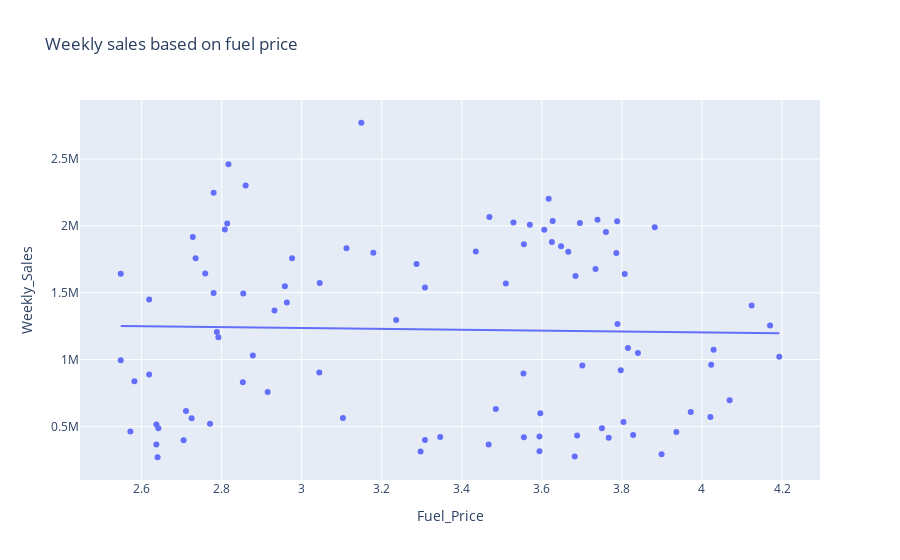

The cell this chart's notebook holds for it:
### Code cell
# Create a scatter graph: impact of fuel prices on weekly sales
fig = px.scatter(df, x='Fuel_Price', y='Weekly_Sales', trendline="ols", title="Weekly sales based on fuel price")
fig.show()
